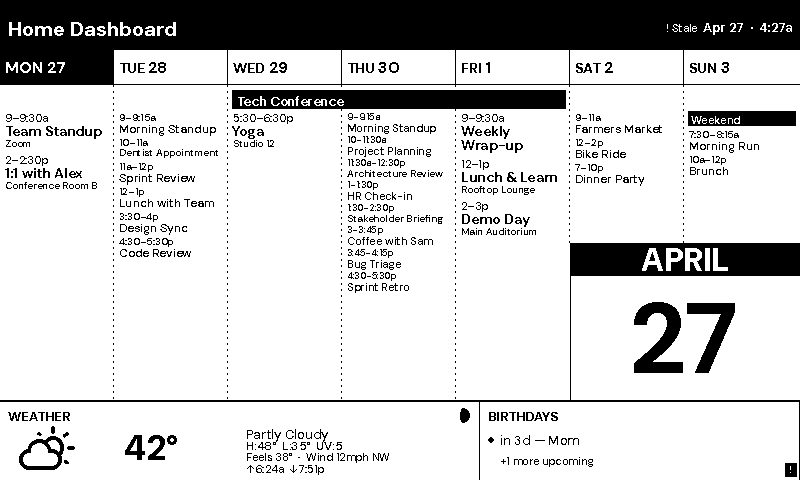
#> input picture output/theme_agenda.png, 800 x 480 px; its folder holds 4 pictures in this run
$ python build_split_previews.py
#> lines starting #> are read from the running program, lines starting #| are printed output that depends on the picture; after the words box and inside, x2 and y2 are one past the last pixel; in counts of white or black regions, pixels touching at a corner belong together
"""Combine Waveshare and Inky theme previews into a single split image.

For every theme that has both ``output/theme_<name>.png`` and
``output/theme_<name>_inky.png``, write ``output/theme_<name>_split.png``
showing the Waveshare render on one half and the Inky render on the other.

Each theme picks the split orientation that best surfaces its Inky color
treatment via ``_THEME_SPLIT_MODES``. Anything not listed defaults to the
anti-diagonal cut used by the original implementation.

Supported modes (Waveshare side / Inky side / divider):

- ``anti_diagonal``: top-left triangle / bottom-right triangle / TR↔BL line
- ``main_diagonal``: bottom-left triangle / top-right triangle / TL↔BR line
- ``vertical``:      left half / right half / vertical mid-line
- ``horizontal``:    top half / bottom half / horizontal mid-line
"""

from __future__ import annotations

import sys
from pathlib import Path

from PIL import Image, ImageDraw

OUTPUT_DIR = Path(__file__).resolve().parent.parent / "output"
DIVIDER_WIDTH = 2
DIVIDER_COLOR = (128, 128, 128)

DEFAULT_MODE = "anti_diagonal"
SUPPORTED_MODES = ("anti_diagonal", "main_diagonal", "vertical", "horizontal")

# Per-theme split orientation. Themes not listed use DEFAULT_MODE.
# Cross-reference _INKY_THEME_KEY_COLORS in src/render/canvas.py when
# adding entries — only themes with a color story need an override.
_THEME_SPLIT_MODES: dict[str, str] = {
    # Full-canvas centered content: a vertical cut puts the Inky accent
    # color and the Waveshare baseline next to each other instead of
    # bisecting the centerpiece.
    "fuzzyclock": "vertical",
    "fuzzyclock_invert": "vertical",
    "qotd": "vertical",
    "qotd_invert": "vertical",
    "moonphase": "vertical",
    "moonphase_invert": "vertical",
    "countdown": "vertical",
    "message": "vertical",
    "today": "vertical",
    "monthly": "vertical",
    # Strong horizontal banding (header / hero / footer strip): a
    # horizontal cut keeps each band intact on each side.
    "weather": "horizontal",
    "air_quality": "horizontal",
    "scorecard": "horizontal",
    "sunrise": "horizontal",
    "tides": "horizontal",
    "astronomy": "horizontal",
}


def _split_mask(size: tuple[int, int], mode: str) -> Image.Image:
    """Return an 'L' mask: 255 on the Waveshare side, 0 on the Inky side."""
    width, height = size
    mask = Image.new("L", size, 0)
    draw = ImageDraw.Draw(mask)
    if mode == "anti_diagonal":
        draw.polygon([(0, 0), (width, 0), (0, height)], fill=255)
    elif mode == "main_diagonal":
        draw.polygon([(0, 0), (0, height), (width, height)], fill=255)
    elif mode == "vertical":
        draw.rectangle([(0, 0), (width // 2, height)], fill=255)
    elif mode == "horizontal":
        draw.rectangle([(0, 0), (width, height // 2)], fill=255)
    else:
        raise ValueError(f"unsupported split mode: {mode!r}")
    return mask


def _divider_endpoints(size: tuple[int, int], mode: str) -> tuple[tuple[int, int], tuple[int, int]]:
    width, height = size
    if mode == "anti_diagonal":
        return (width - 1, 0), (0, height - 1)
    if mode == "main_diagonal":
        return (0, 0), (width - 1, height - 1)
    if mode == "vertical":
        x = width // 2
        return (x, 0), (x, height - 1)
    if mode == "horizontal":
        y = height // 2
        return (0, y), (width - 1, y)
    raise ValueError(f"unsupported split mode: {mode!r}")


def _combine(waveshare_path: Path, inky_path: Path, out_path: Path, mode: str) -> None:
#> called with mode = 'anti_diagonal'
    waveshare = Image.open(waveshare_path).convert("RGB")
#> waveshare: PIL image 800x480 RGB; 80.3% white; 915 black regions (646 under 20 px), largest, box (x1, y1, x2, y2) and area: (0, 0, 800, 87) 43065, (0, 241, 800, 480) 8378, (232, 90, 566, 111) 5961
    inky = Image.open(inky_path).convert("RGB")
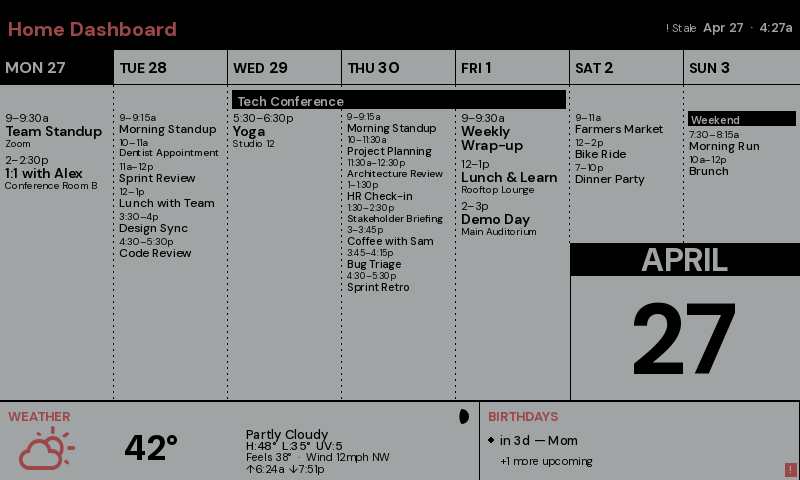
#> input picture output/theme_agenda_inky.png, 800 x 480 px
#> inky is the input picture: PIL image 800x480 RGB; mean R, G, B 130, 131.9, 132.7
    if waveshare.size != inky.size:
        inky = inky.resize(waveshare.size, Image.LANCZOS)

    mask = _split_mask(waveshare.size, mode)
#> in _split_mask, `mask = Image.new("L", size, 0)`: mask: PIL image 800x480 L; every value is 0
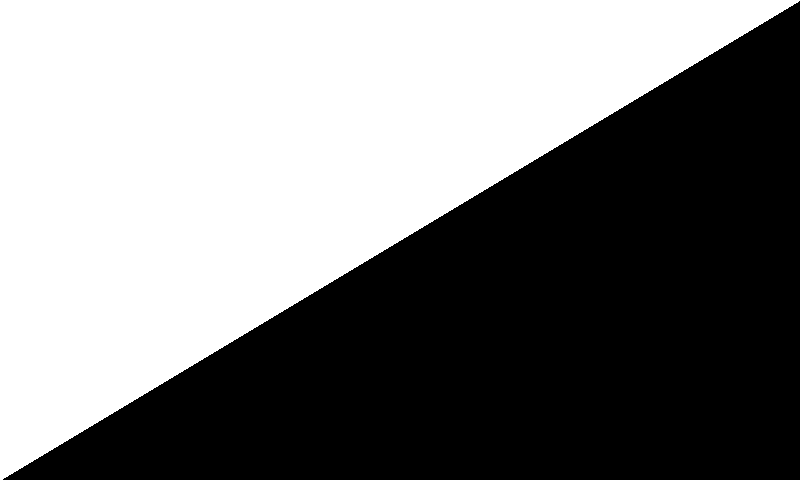
#> mask: PIL image 800x480 L; 50.2% white; 1 black region, box (x1, y1, x2, y2) and area: (3, 1, 800, 480) 191121
    combined = inky.copy()
    combined.paste(waveshare, (0, 0), mask)
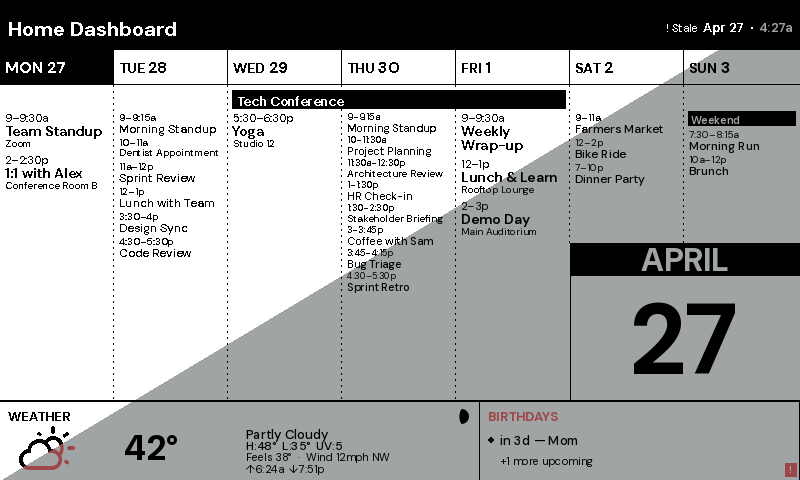
#> combined: PIL image 800x480 RGB; mean R, G, B 163.3, 164.5, 164.9

    draw = ImageDraw.Draw(combined)
    start, end = _divider_endpoints(combined.size, mode)
#> start = (799, 0); end = (0, 479)
    draw.line([start, end], fill=DIVIDER_COLOR, width=DIVIDER_WIDTH)

    combined.save(out_path, format="PNG", optimize=True)
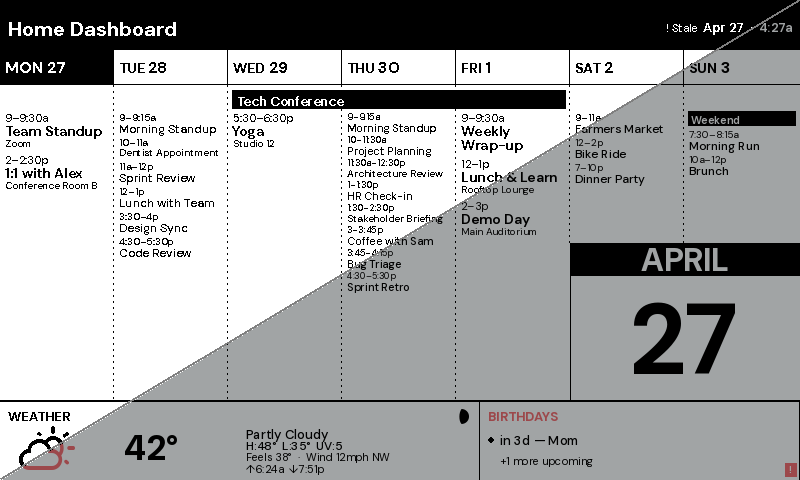
#> saved as theme_agenda_split.png: PIL image 800x480 RGB; mean R, G, B 162.9, 164.1, 164.5


def main() -> int:
    if not OUTPUT_DIR.is_dir():
        print(f"output directory not found: {OUTPUT_DIR}", file=sys.stderr)
        return 1

    pairs: list[tuple[str, Path, Path]] = []
    for inky_path in sorted(OUTPUT_DIR.glob("theme_*_inky.png")):
        theme = inky_path.name[len("theme_") : -len("_inky.png")]
        waveshare_path = OUTPUT_DIR / f"theme_{theme}.png"
        if waveshare_path.exists():
            pairs.append((theme, waveshare_path, inky_path))

    if not pairs:
        print(f"no theme preview pairs found under {OUTPUT_DIR}", file=sys.stderr)
        return 1

    for theme, waveshare_path, inky_path in pairs:
        mode = _THEME_SPLIT_MODES.get(theme, DEFAULT_MODE)
        out_path = OUTPUT_DIR / f"theme_{theme}_split.png"
        _combine(waveshare_path, inky_path, out_path, mode)
        print(f"wrote {out_path.relative_to(OUTPUT_DIR.parent)} ({mode})")

    return 0


if __name__ == "__main__":
    raise SystemExit(main())
#> (the program exits here)
